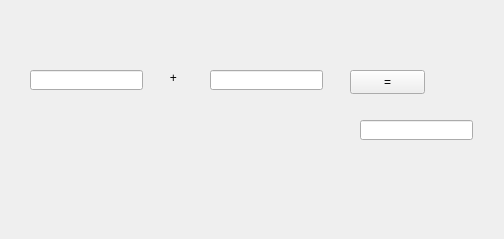
<?xml version="1.0" encoding="UTF-8"?>
<ui version="4.0">
 <class>Form</class>
 <widget class="QWidget" name="Form">
  <property name="geometry">
   <rect>
    <x>0</x>
    <y>0</y>
    <width>504</width>
    <height>239</height>
   </rect>
  </property>
  <property name="windowTitle">
   <string>Form</string>
  </property>
  <widget class="QLineEdit" name="lineEdit">
   <property name="geometry">
    <rect>
     <x>30</x>
     <y>70</y>
     <width>113</width>
     <height>20</height>
    </rect>
   </property>
  </widget>
  <widget class="QLineEdit" name="lineEdit_2">
   <property name="geometry">
    <rect>
     <x>210</x>
     <y>70</y>
     <width>113</width>
     <height>20</height>
    </rect>
   </property>
  </widget>
  <widget class="QLabel" name="label">
   <property name="geometry">
    <rect>
     <x>160</x>
     <y>70</y>
     <width>54</width>
     <height>16</height>
    </rect>
   </property>
   <property name="text">
    <string>   +</string>
   </property>
  </widget>
  <widget class="QPushButton" name="pushButton">
   <property name="geometry">
    <rect>
     <x>350</x>
     <y>70</y>
     <width>75</width>
     <height>24</height>
    </rect>
   </property>
   <property name="text">
    <string>=</string>
   </property>
  </widget>
  <widget class="QLineEdit" name="lineEdit_3">
   <property name="geometry">
    <rect>
     <x>360</x>
     <y>120</y>
     <width>113</width>
     <height>20</height>
    </rect>
   </property>
  </widget>
 </widget>
 <resources/>
 <connections>
  <connection>
   <sender>pushButton</sender>
   <signal>clicked()</signal>
   <receiver>lineEdit_3</receiver>
   <slot>show()</slot>
   <hints>
    <hint type="sourcelabel">
     <x>387</x>
     <y>81</y>
    </hint>
    <hint type="destinationlabel">
     <x>416</x>
     <y>129</y>
    </hint>
   </hints>
  </connection>
 </connections>
</ui>
